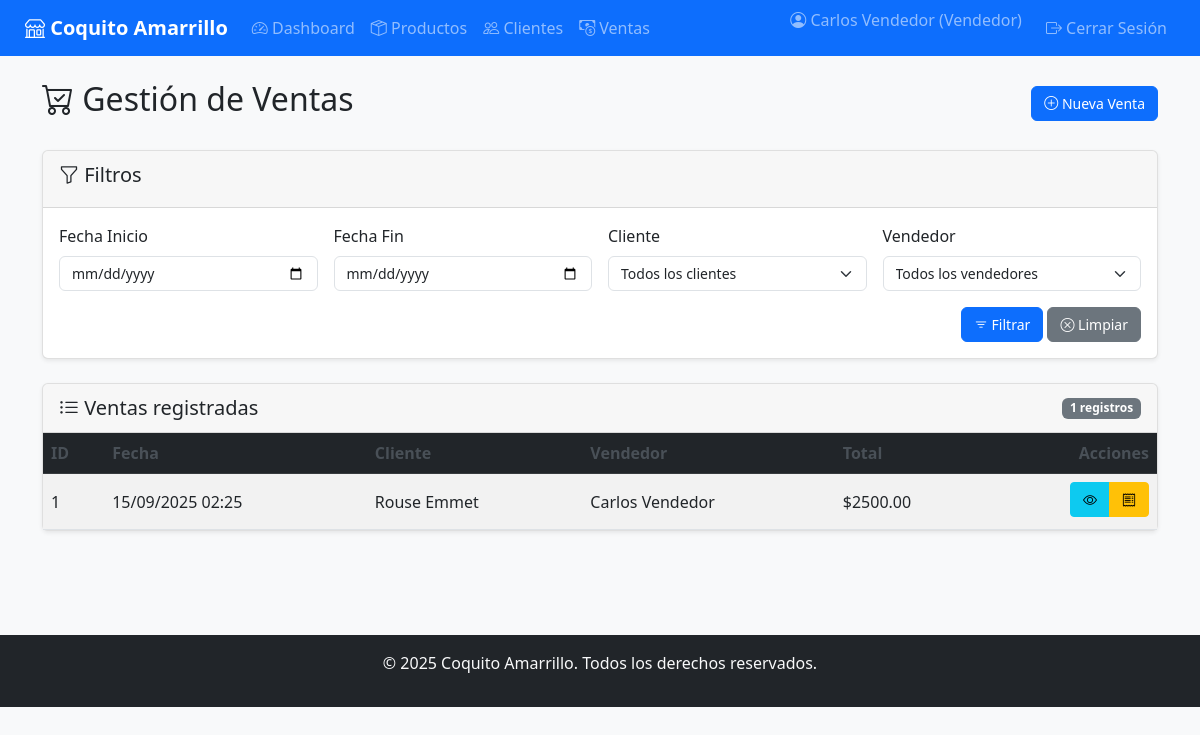
The page /sales/ (signed in) on the database its author committed.
### app/models/user.py (models this page shows, shortened)
class User(UserMixin, db.Model):
    __tablename__ = 'usuarios'
    id_usuario = db.Column(db.Integer, primary_key=True)
    nombre = db.Column(db.String(100), nullable=False)
    email = db.Column(db.String(100), nullable=False, unique=True)
    _password_hash = db.Column('password', db.String(255), nullable=False)
    rol_id = db.Column(db.Integer, db.ForeignKey('roles.id_rol'), nullable=False)
    activo = db.Column(db.Boolean, default=True)  # Campo para soft delete
    fecha_eliminacion = db.Column(db.DateTime)    # Fecha de desactivación
    fecha_registro = db.Column(db.DateTime)
    rol = relationship('Role', back_populates='usuarios')
    empleado_asociado = relationship('Staff', back_populates='usuario', uselist=False)
    @property
    def password(self):
        raise AttributeError('La contraseña no es legible')
    @password.setter
    def password(self, raw_password):
        self.validate_password_strength(raw_password)
        self._password_hash = bcrypt.generate_password_hash(raw_password).decode('utf-8')

### app/models/role.py (models this page shows, shortened)
class Role(db.Model):
    __tablename__ = 'roles'
    id_rol = db.Column(db.Integer, primary_key=True)
    nombre = db.Column(db.String(50), nullable=False, unique=True)
    descripcion = db.Column(db.String(150))
    activo = db.Column(db.Boolean, default=True)
    fecha_eliminacion = db.Column(db.DateTime)
    usuarios = relationship('User', back_populates='rol', cascade='save-update, merge')

### app/models/sale.py (models this page shows, shortened)
class Sale(db.Model):
    __tablename__ = 'ventas'
    id_venta = db.Column(db.Integer, primary_key=True)
    fecha = db.Column(db.DateTime, nullable=False, default=datetime.utcnow)
    total = db.Column(db.Numeric(10, 2), nullable=False, default=0)
    estado = db.Column(db.String(20), nullable=False, default='activa')  # activa | anulada
    activo = db.Column(db.Boolean, default=True, nullable=False)
    cliente_id = db.Column(db.Integer, db.ForeignKey('clientes.id_cliente'), nullable=False)
    empleado_id = db.Column(db.Integer, db.ForeignKey('personal.id_empleado'), nullable=False)
    tienda_id = db.Column(db.Integer, db.ForeignKey('tiendas.id_tienda'), nullable=False)
    cliente = relationship('Client', back_populates='ventas')
    empleado = relationship('Staff', back_populates='ventas')
    tienda = relationship('Store', back_populates='ventas')
    factura = relationship('Invoice', back_populates='venta', uselist=False)
    productos = relationship('SaleProduct', back_populates='venta')

### app/models/client.py (models this page shows, shortened)
class Client(db.Model):
    __tablename__ = 'clientes'
    id_cliente = db.Column(db.Integer, primary_key=True)
    nombre = db.Column(db.String(100), nullable=False)
    direccion = db.Column(db.String(150))
    telefono = db.Column(db.String(50))
    ciudad_id = db.Column(db.Integer, db.ForeignKey('ciudades.id_ciudad'))
    activo = db.Column(db.Boolean, default=True)
    fecha_eliminacion = db.Column(db.DateTime)
    ciudad = relationship('City', back_populates='clientes')
    ventas = relationship('Sale', back_populates='cliente')
    ordenes = relationship('ClientOrder', back_populates='cliente')
    @classmethod
    def get_activos(cls):
        return cls.query.filter_by(activo=True)

### app/models/staff.py (models this page shows, shortened)
class Staff(db.Model):
    __tablename__ = 'personal'
    id_empleado = db.Column(db.Integer, primary_key=True)
    nombre = db.Column(db.String(100), nullable=False)
    cargo = db.Column(db.String(100))
    salario = db.Column(db.Numeric(10, 2))
    ciudad_id = db.Column(db.Integer, db.ForeignKey('ciudades.id_ciudad'))
    tienda_id = db.Column(db.Integer, db.ForeignKey('tiendas.id_tienda'))
    usuario_id = db.Column(db.Integer, db.ForeignKey('usuarios.id_usuario'))
    proveedor_id = db.Column(db.Integer, db.ForeignKey('proveedores.id_proveedor'))
    activo = db.Column(db.Boolean, default=True)
    fecha_eliminacion = db.Column(db.DateTime)
    ciudad = relationship('City', back_populates='personal')
    tienda = relationship('Store', back_populates='personal')
    usuario = relationship('User', back_populates='empleado_asociado', uselist=False)
    proveedor = relationship('Supplier', back_populates='empleados', uselist=False)
    ventas = relationship('Sale', back_populates='empleado')

### app/routes/sales.py (the view)
@sales_bp.route('/')
@login_required
@seller_required
def list_sales():
    fecha_inicio = request.args.get('fecha_inicio')
    fecha_fin = request.args.get('fecha_fin')
    cliente_id = request.args.get('cliente_id')
    vendedor_id = request.args.get('vendedor_id')
    query = Sale.query
    if fecha_inicio:
        try:
            fecha_inicio = datetime.strptime(fecha_inicio, '%Y-%m-%d')
            query = query.filter(Sale.fecha >= fecha_inicio)
        except ValueError:
            flash('Formato de fecha inicial incorrecto', 'danger')
    if fecha_fin:
        try:
            fecha_fin = datetime.strptime(fecha_fin, '%Y-%m-%d')
            query = query.filter(Sale.fecha <= fecha_fin)
        except ValueError:
            flash('Formato de fecha final incorrecto', 'danger')
    if cliente_id:
        query = query.filter(Sale.cliente_id == cliente_id)
    if vendedor_id:
        query = query.filter(Sale.empleado_id == vendedor_id)
    ventas = query.order_by(Sale.fecha.desc()).all()
    clientes = Client.get_activos().all()
    vendedores = Staff.query.all()
    return render_template('sales/list.html', ventas=ventas, clientes=clientes, vendedores=vendedores)

### app/__init__.py (called while the page is built)
@login_manager.user_loader
def load_user(user_id):
    from app.models import User
    return User.query.get(int(user_id))

### app/templates/sales/list.html (shortened to what this page needs)
{% extends "base.html" %}
{% block content %}
<div class="container">
    <div class="d-flex justify-content-between align-items-center mb-4">
        <h2><i class="bi bi-cart-check"></i> Gestión de Ventas</h2>
        <a href="{{ url_for('sales.create_sale') }}" class="btn btn-primary">
            <i class="bi bi-plus-circle"></i> Nueva Venta
        </a>
    </div>
    <div class="card mb-4">
        <div class="card-header">
            <h5><i class="bi bi-funnel"></i> Filtros</h5>
        </div>
        <div class="card-body">
            <form method="GET" class="row g-3">
                <div class="col-md-3">
                    <label for="fecha_inicio" class="form-label">Fecha Inicio</label>
                    <input type="date" id="fecha_inicio" name="fecha_inicio" class="form-control"
                           value="{{ request.args.get('fecha_inicio', '') }}">
                </div>
                <div class="col-md-3">
                    <label for="fecha_fin" class="form-label">Fecha Fin</label>
                    <input type="date" id="fecha_fin" name="fecha_fin" class="form-control"
                           value="{{ request.args.get('fecha_fin', '') }}">
                </div>
                <div class="col-md-3">
                    <label for="cliente_id" class="form-label">Cliente</label>
                    <select id="cliente_id" name="cliente_id" class="form-select">
                        <option value="">Todos los clientes</option>
                    </select>
                </div>
                <div class="col-md-3">
                    <label for="vendedor_id" class="form-label">Vendedor</label>
                    <select id="vendedor_id" name="vendedor_id" class="form-select">
                        <option value="">Todos los vendedores</option>
                    </select>
                </div>
                <div class="col-12 text-end mt-3">
                    <button type="submit" class="btn btn-primary">
                        <i class="bi bi-filter"></i> Filtrar
                    </button>
                    <a href="{{ url_for('sales.list_sales') }}" class="btn btn-secondary">
                        <i class="bi bi-x-circle"></i> Limpiar
                    </a>
                </div>
            </form>
        </div>
    </div>
    <div class="card">
        <div class="card-header d-flex justify-content-between align-items-center">
            <h5 class="mb-0"><i class="bi bi-list-ul"></i> Ventas registradas</h5>
            <span class="badge bg-secondary">{{ ventas|length }} registros</span>
        </div>
        <div class="card-body p-0">
            {% if ventas %}
            <div class="table-responsive">
                <table class="table table-striped table-hover mb-0">
                    <thead class="table-dark">
                        <tr>
                            <th>ID</th>
                            <th>Fecha</th>
                            <th>Cliente</th>
                            <th>Vendedor</th>
                            <th>Total</th>
                            <th class="text-end">Acciones</th>
                        </tr>
                    </thead>
                    <tbody>
                        {% for venta in ventas %}
                        <tr>
                            <td>{{ venta.id_venta }}</td>
                            <td>{{ venta.fecha.strftime('%d/%m/%Y %H:%M') }}</td>
                            <td>{{ venta.cliente.nombre if venta.cliente else 'N/A' }}</td>
                            <td>{{ venta.empleado.nombre if venta.empleado else 'N/A' }}</td>
                            <td>${{ "%.2f"|format(venta.total) }}</td>
                            <td class="text-end">
                                <div class="btn-group" role="group">
                                    <a href="{{ url_for('sales.view_sale', sale_id=venta.id_venta) }}"
                                       class="btn btn-info btn-sm" data-bs-toggle="tooltip" title="Ver detalles">
                                        <i class="bi bi-eye"></i>
                                    </a>
                                    {% if venta.factura %}
                                    <a href="{{ url_for('sales.view_invoice', sale_id=venta.id_venta) }}"
                                       class="btn btn-warning btn-sm" data-bs-toggle="tooltip" title="Ver factura">
                                        <i class="bi bi-receipt"></i>
                                    </a>
                                    {% endif %}
                                </div>
                            </td>
                        </tr>
                        {% endfor %}
                    </tbody>
                </table>
            </div>
            {% endif %}
        </div>
    </div>
</div>
{% endblock %}

### app/templates/base.html (shortened to what this page needs)
<!DOCTYPE html>
<html lang="es">
<head>
    <link href="https://cdn.jsdelivr.net/npm/bootstrap@5.3.0/dist/css/bootstrap.min.css" rel="stylesheet">
    <link rel="stylesheet" href="https://cdn.jsdelivr.net/npm/bootstrap-icons@1.10.0/font/bootstrap-icons.css">
    <link rel="stylesheet" href="https://cdnjs.cloudflare.com/ajax/libs/font-awesome/6.4.0/css/all.min.css">
    <link rel="stylesheet" href="{{ url_for('static', filename='css/style.css') }}">
</head>
<body>
    <nav class="navbar navbar-expand-lg navbar-dark bg-primary">
        <div class="container-fluid">
            <a class="navbar-brand" href="{{ url_for('dashboard.dashboard') }}">
                <i class="bi bi-shop"></i> Coquito Amarrillo
            </a>
            <div class="collapse navbar-collapse" id="navbarNav">
                <ul class="navbar-nav me-auto">
                    {% if current_user.is_authenticated %}
                    <li class="nav-item">
                        <a class="nav-link" href="{{ url_for('dashboard.dashboard') }}">
                            <i class="bi bi-speedometer2"></i> Dashboard
                        </a>
                    </li>
                    {% if current_user.rol.nombre in ['Administrador', 'Vendedor'] %}
                    <li class="nav-item">
                        <a class="nav-link" href="{{ url_for('products.list_products') }}">
                            <i class="bi bi-box-seam"></i> Productos
                        </a>
                    </li>
                    <li class="nav-item">
                        <a class="nav-link" href="{{ url_for('clients.list_clients') }}">
                            <i class="bi bi-people"></i> Clientes
                        </a>
                    </li>
                    <li class="nav-item">
                        <a class="nav-link" href="{{ url_for('sales.list_sales') }}">
                            <i class="bi bi-cash-coin"></i> Ventas
                        </a>
                    </li>
                    {% endif %}
                    {% endif %}
                </ul>
                <ul class="navbar-nav">
                    {% if current_user.is_authenticated %}
                    <li class="nav-item">
                        <span class="navbar-text me-3">
                            <i class="bi bi-person-circle"></i> {{ current_user.nombre }} ({{ current_user.rol.nombre
                            }})
                        </span>
                    </li>
                    <li class="nav-item">
                        <a class="nav-link" href="{{ url_for('auth.logout') }}">
                            <i class="bi bi-box-arrow-right"></i> Cerrar Sesión
                        </a>
                    </li>
                    {% else %}
                    <li class="nav-item">
                        <a class="nav-link" href="{{ url_for('auth.login') }}">
                            <i class="bi bi-box-arrow-in-right"></i> Iniciar Sesión
                        </a>
                    </li>
                    {% endif %}
                </ul>
            </div>
        </div>
    </nav>
    <div class="container-fluid mt-4">
        <div class="row">
            <main class="col-md-12">
                {% block content %}{% endblock %}
            </main>
        </div>
    </div>
    <footer class="bg-dark text-light text-center py-3 mt-5">
        <div class="container">
            <p>&copy; 2025 Coquito Amarrillo. Todos los derechos reservados.</p>
        </div>
    </footer>
</body>
</html>

### app/static/css/style.css (style rules this page uses)
:root { --primary-color: #0d6efd; --secondary-color: #6c757d; --success-color: #198754; --danger-color: #dc3545; --warning-color: #ffc107; --info-color: #0dcaf0; --breakpoint-sm: 576px; --breakpoint-md: 768px; --breakpoint-lg: 992px; --breakpoint-xl: 1200px; }
body { font-family: 'Segoe UI', Tahoma, Geneva, Verdana, sans-serif; background-color: #f8f9fa; min-height: 100vh; display: flex; flex-direction: column; }
.navbar-brand { font-weight: bold; }
.navbar-nav .nav-link { padding: 0.5rem 0.8rem; }
.container-fluid { padding-left: 15px; padding-right: 15px; }
.card { box-shadow: 0 0.125rem 0.25rem rgba(0, 0, 0, 0.075); border: 1px solid rgba(0, 0, 0, 0.125); margin-bottom: 1.5rem; }
.card-header { background-color: rgba(0, 0, 0, 0.03); border-bottom: 1px solid rgba(0, 0, 0, 0.125); padding: 0.75rem 1rem; }
.table-responsive { overflow-x: auto; -webkit-overflow-scrolling: touch; }
.table th { border-top: none; font-weight: 600; color: #495057; white-space: nowrap; }
.table td { vertical-align: middle; }
.btn { padding: 0.375rem 0.75rem; font-size: 0.875rem; }
.btn-group .btn { margin-bottom: 0.25rem; }
.form-label { font-weight: 500; margin-bottom: 0.5rem; }
.form-control, .form-select { padding: 0.375rem 0.75rem; font-size: 0.875rem; }
@media (min-width: 769px) { .container-fluid { padding-left: 25px; padding-right: 25px; } }
@media (min-width: 769px) { .navbar-nav .nav-link { padding: 0.5rem 1rem; } }
body { display: flex; flex-direction: column; min-height: 100vh; }
main { flex: 1 0 auto; padding-bottom: 2rem; }
footer { flex-shrink: 0; }

### rows shown on the page
User: nombre "Carlos Vendedor"
Role: rol.nombre "Vendedor"
Sale: id_venta "1", fecha "15/09/2025 02:25", cliente "Rouse Emmet", empleado "Carlos Vendedor", total "2500.00"

### other values the page prints
{{ ventas|length }} "1"
